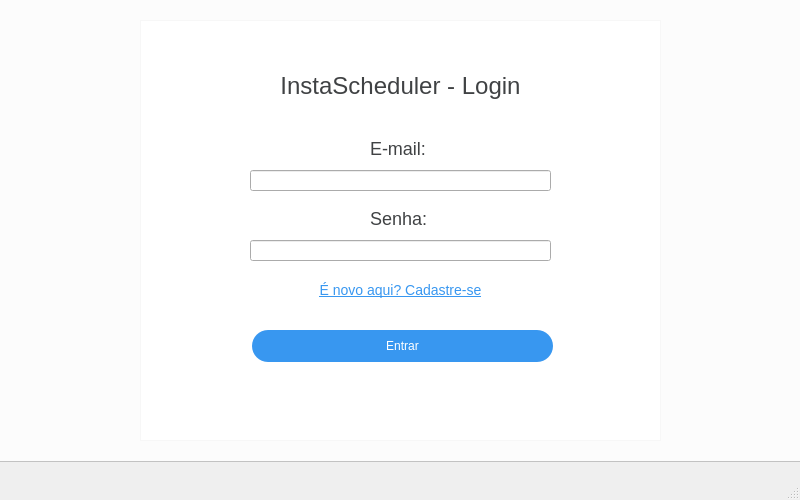
<?xml version="1.0" encoding="UTF-8"?>
<ui version="4.0">
 <class>MainWindow</class>
 <widget class="QMainWindow" name="MainWindow">
  <property name="geometry">
   <rect>
    <x>0</x>
    <y>0</y>
    <width>800</width>
    <height>500</height>
   </rect>
  </property>
  <property name="windowTitle">
   <string>MainWindow</string>
  </property>
  <widget class="QWidget" name="centralwidget">
   <widget class="QColumnView" name="columnView">
    <property name="geometry">
     <rect>
      <x>-5</x>
      <y>-19</y>
      <width>811</width>
      <height>481</height>
     </rect>
    </property>
    <property name="styleSheet">
     <string notr="true">background-color: #fcfcfc;</string>
    </property>
   </widget>
   <widget class="QLabel" name="label">
    <property name="enabled">
     <bool>true</bool>
    </property>
    <property name="geometry">
     <rect>
      <x>280</x>
      <y>70</y>
      <width>241</width>
      <height>31</height>
     </rect>
    </property>
    <property name="styleSheet">
     <string notr="true">font-size: 24px;
color: #404244;
</string>
    </property>
    <property name="text">
     <string>InstaScheduler - Login</string>
    </property>
    <property name="alignment">
     <set>Qt::AlignCenter</set>
    </property>
   </widget>
   <widget class="QLabel" name="label_2">
    <property name="geometry">
     <rect>
      <x>370</x>
      <y>140</y>
      <width>60</width>
      <height>16</height>
     </rect>
    </property>
    <property name="styleSheet">
     <string notr="true">font-size: 18px;
color: #404244;</string>
    </property>
    <property name="text">
     <string>E-mail:</string>
    </property>
   </widget>
   <widget class="QLineEdit" name="email_field">
    <property name="geometry">
     <rect>
      <x>250</x>
      <y>170</y>
      <width>301</width>
      <height>21</height>
     </rect>
    </property>
   </widget>
   <widget class="QLineEdit" name="password_field">
    <property name="geometry">
     <rect>
      <x>250</x>
      <y>240</y>
      <width>301</width>
      <height>21</height>
     </rect>
    </property>
    <property name="text">
     <string/>
    </property>
   </widget>
   <widget class="QLabel" name="label_3">
    <property name="geometry">
     <rect>
      <x>370</x>
      <y>210</y>
      <width>60</width>
      <height>16</height>
     </rect>
    </property>
    <property name="styleSheet">
     <string notr="true">font-size: 18px;
color: #404244;</string>
    </property>
    <property name="text">
     <string>Senha:</string>
    </property>
   </widget>
   <widget class="QPushButton" name="login_button">
    <property name="geometry">
     <rect>
      <x>252</x>
      <y>330</y>
      <width>301</width>
      <height>32</height>
     </rect>
    </property>
    <property name="cursor">
     <cursorShape>PointingHandCursor</cursorShape>
    </property>
    <property name="styleSheet">
     <string notr="true">background-color: #3897f0;
color: white;
border-color: #3897f0;
border-radius: 16px;</string>
    </property>
    <property name="text">
     <string>Entrar</string>
    </property>
   </widget>
   <widget class="QColumnView" name="columnView_2">
    <property name="geometry">
     <rect>
      <x>140</x>
      <y>20</y>
      <width>521</width>
      <height>421</height>
     </rect>
    </property>
    <property name="styleSheet">
     <string notr="true">background-color: white;
border: 1px solid #f7f7f7;</string>
    </property>
   </widget>
   <widget class="QLabel" name="link_signin">
    <property name="geometry">
     <rect>
      <x>310</x>
      <y>280</y>
      <width>181</width>
      <height>20</height>
     </rect>
    </property>
    <property name="cursor">
     <cursorShape>PointingHandCursor</cursorShape>
    </property>
    <property name="styleSheet">
     <string notr="true">font-size:14px;
color: #3897F0;
text-decoration: underline;</string>
    </property>
    <property name="text">
     <string>É novo aqui? Cadastre-se</string>
    </property>
    <property name="alignment">
     <set>Qt::AlignCenter</set>
    </property>
   </widget>
   <zorder>columnView</zorder>
   <zorder>columnView_2</zorder>
   <zorder>label</zorder>
   <zorder>label_2</zorder>
   <zorder>email_field</zorder>
   <zorder>password_field</zorder>
   <zorder>label_3</zorder>
   <zorder>login_button</zorder>
   <zorder>link_signin</zorder>
  </widget>
  <widget class="QMenuBar" name="menubar">
   <property name="geometry">
    <rect>
     <x>0</x>
     <y>0</y>
     <width>800</width>
     <height>22</height>
    </rect>
   </property>
  </widget>
  <widget class="QStatusBar" name="statusbar"/>
 </widget>
 <resources/>
 <connections/>
</ui>
